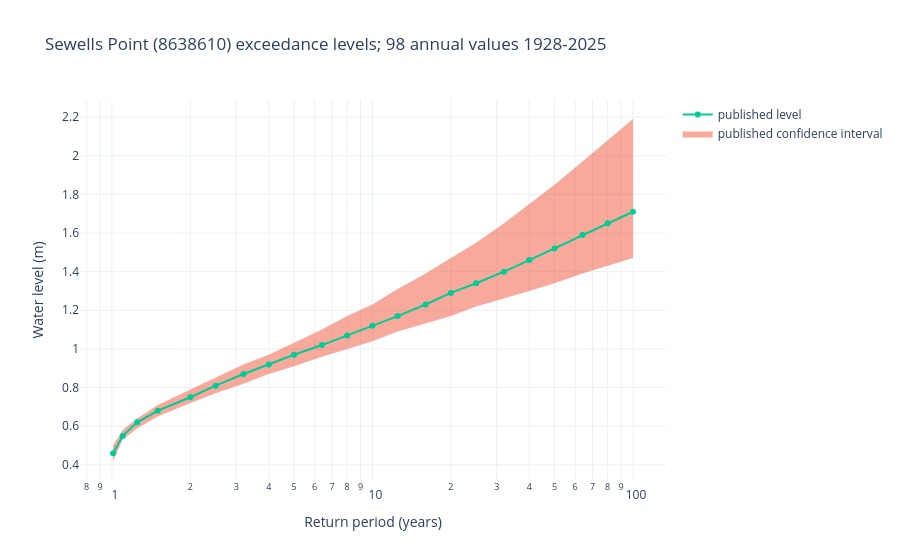

The cell this chart's notebook holds for it:
### Markdown cell above
## NOAA extreme water levels

NOAA CO-OPS publishes detrended annual high-water values and the exceedance
levels fitted to them, with 90% confidence intervals. The pipeline writes the
annual series, the published central exceedance curve (`levels.parquet`) and its
intervals (`confidence_intervals.parquet`). Levels use the station datum and
epoch; they are not asset flood depths or projections.

### Code cell
summary, annual = read("noaa-water-levels")
intervals = pq.read_table(summary["outputs"]["confidence_intervals"]).to_pandas()
intervals["years"] = intervals.coordinate.map(lambda c: c["years"])
intervals = intervals.sort_values("years")
fig = go.Figure([
    go.Scatter(x=intervals.years, y=intervals.interval.map(lambda i: i["upper"]), mode="lines",
               line=dict(width=0), showlegend=False),
    go.Scatter(x=intervals.years, y=intervals.interval.map(lambda i: i["lower"]), mode="lines",
               line=dict(width=0), fill="tonexty", name="published confidence interval"),
    go.Scatter(x=intervals.years, y=intervals.value, mode="lines+markers", name="published level"),
])
fig.update_layout(title=f"Sewells Point (8638610) exceedance levels; {len(annual)} annual values "
                        f"{annual.time.min()}-{annual.time.max()}",
                  xaxis=dict(title="Return period (years)", type="log"), yaxis_title="Water level (m)")
fig.show()

### Figure 1 — Plotly figure (JSON) as saved in the notebook; plotly's stock layout.template omitted (floating-point values rounded to 4 significant figures)
{"data": [{"line": {"width": 0}, "mode": "lines", "showlegend": false, "type": "scatter", "x": [1.01, 1.1, 1.25, 1.5, 2.0, 2.5, 3.2, 4.0, 5.0, 6.4, 8.0, 10.0, 12.5, 16.0, 20.0, 25.0, 32.0, 40.0, 50.0, 64.0, 80.0, 100.0], "y": [0.5, 0.58, 0.64, 0.71, 0.79, 0.85, 0.92, 0.97, 1.03, 1.1, 1.17, 1.23, 1.31, 1.39, 1.47, 1.55, 1.65, 1.75, 1.85, 1.97, 2.08, 2.19]}, {"fill": "tonexty", "line": {"width": 0}, "mode": "lines", "name": "published confidence interval", "type": "scatter", "x": [1.01, 1.1, 1.25, 1.5, 2.0, 2.5, 3.2, 4.0, 5.0, 6.4, 8.0, 10.0, 12.5, 16.0, 20.0, 25.0, 32.0, 40.0, 50.0, 64.0, 80.0, 100.0], "y": [0.42, 0.53, 0.59, 0.65, 0.72, 0.77, 0.82, 0.87, 0.91, 0.96, 1.0, 1.04, 1.09, 1.13, 1.17, 1.22, 1.26, 1.3, 1.34, 1.39, 1.43, 1.47]}, {"mode": "lines+markers", "name": "published level", "type": "scatter", "x": [1.01, 1.1, 1.25, 1.5, 2.0, 2.5, 3.2, 4.0, 5.0, 6.4, 8.0, 10.0, 12.5, 16.0, 20.0, 25.0, 32.0, 40.0, 50.0, 64.0, 80.0, 100.0], "y": [0.46, 0.55, 0.62, 0.68, 0.75, 0.81, 0.87, 0.92, 0.97, 1.02, 1.07, 1.12, 1.17, 1.23, 1.29, 1.34, 1.4, 1.46, 1.52, 1.59, 1.65, 1.71]}], "layout": {"title": {"text": "Sewells Point (8638610) exceedance levels; 98 annual values 1928-2025"}, "xaxis": {"title": {"text": "Return period (years)"}, "type": "log"}, "yaxis": {"title": {"text": "Water level (m)"}}}}
